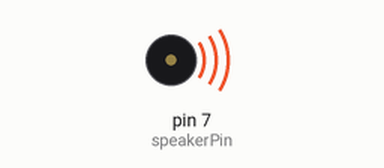
Simulated run of this sketch. Board: Arduino Uno, built with avr-gcc and run on an emulated ATmega328P. Shown: buzzer (waves = sounding).

Above: at 0.6 s.
At 2.07 s:
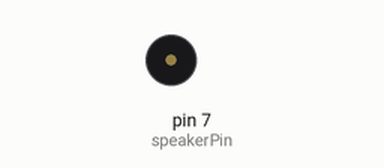
Timing chart, 0 to 3.0 s (numbered marks = the images above):
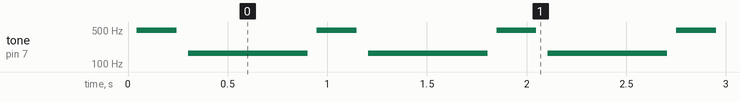

The sketch:

speaker.ino
```cpp
int speakerPin = 7;


void setup() {
  pinMode(speakerPin, OUTPUT);

}

void loop() {

for (int i = 0; i < 100 ; i+=1) {
  digitalWrite (speakerPin, HIGH);
  delayMicroseconds(1000);
  digitalWrite (speakerPin, LOW);
  delayMicroseconds(1000);
}
delay (50);
for (int i = 0; i < 100 ; i+=1) {
  digitalWrite (speakerPin, HIGH);
  delayMicroseconds(3000);
  digitalWrite (speakerPin, LOW);
  delayMicroseconds(3000);
}
delay (50);;
  }
```

Measured:
- by itself, tone on pin 7 (speakerPin): repeats every 0.90 s: silent 0.06 s, 166 Hz 0.60 s, silent 0.04 s, 498 Hz 0.20 s
